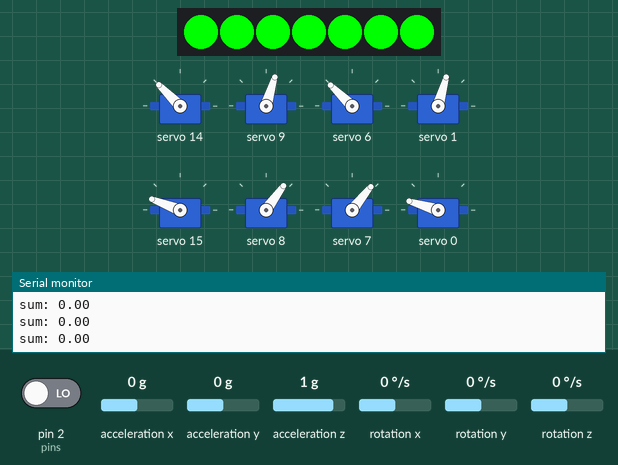
A sketch run on a simulated Arduino Uno, built with avr-gcc and run on an emulated ATmega328P. On the bench: 7 RGB LEDs in strip order, left to right, 8 × servo, the last lines printed to the serial monitor. The inputs (shaded band) are chosen by the test bench; at power-on: rotation y 0 °/s, pin 2 (pins) LOW, acceleration x 0 g, acceleration y 0 g, acceleration z 1 g, rotation x 0 °/s, rotation z 0 °/s. The sensor or clock chip raises its interrupt line as the real part does.

Above: at 2.2 s.
2.3 s: rotation y set to -2 °/s
At 4.1 s:
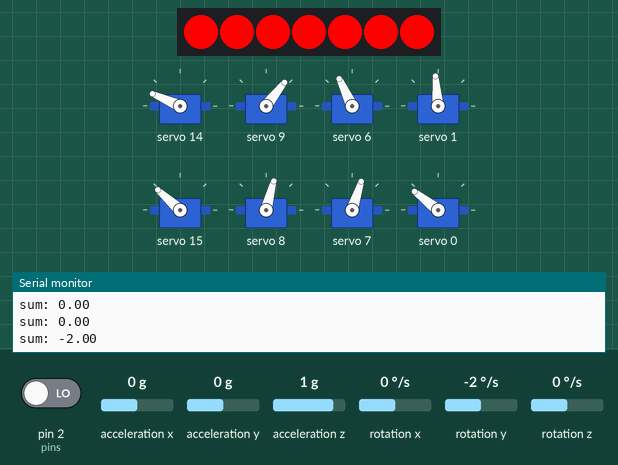
5.3 s: rotation y set to 0 °/s
At 7.5 s:
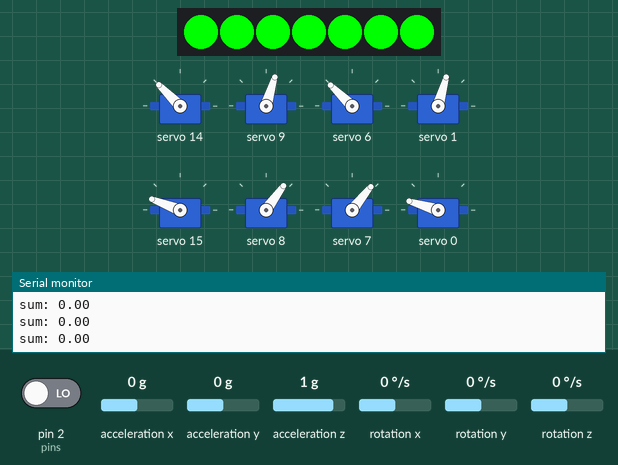
8.3 s: rotation y set to -192 °/s
At 11.7 s:
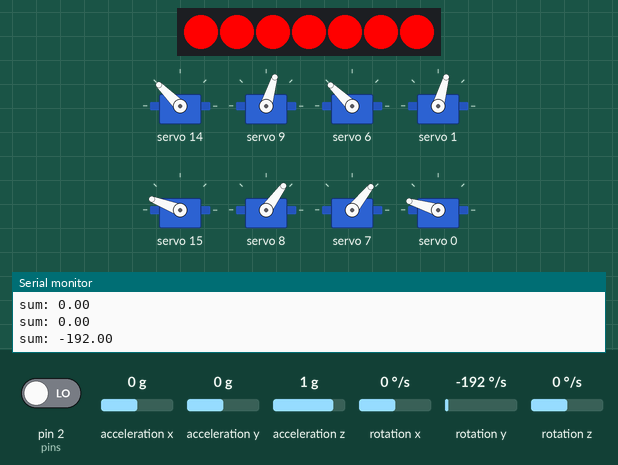
Timing chart, 0 to 17.2 s (numbered marks = the images above; inputs shaded):
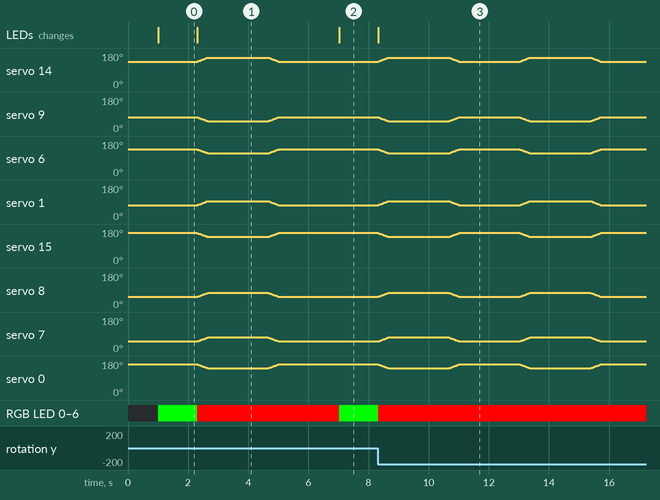

The sketch:

touch2.ino
```cpp
#include <Wire.h>
#include <Adafruit_PWMServoDriver.h>
#include <MPU6050_6Axis_MotionApps20.h>


#define SERVOMIN 180*4
#define SERVOMAX 620*4
#define PWM_RANGE 620*4-180*4
#define DOF 16
uint8_t devStatus;
#include <Adafruit_NeoPixel.h>
Adafruit_NeoPixel pixels_10 = Adafruit_NeoPixel(7, 10, NEO_GRB + NEO_KHZ800);

Adafruit_PWMServoDriver pwm=Adafruit_PWMServoDriver();
MPU6050 mpu;

  char balance[1][8]  = {
  30, 30,  30,  30, 30, 30, 30, 30,

 };


char cal[16]= {0,  0,  0,  0,  0,  0,  0,  0,  -2,  1,  0,  0, -3,  2, -3,  -8};

byte pins[] = {12, 11, 3, 4,
               13, 10, 5, 2,
               14, 9, 6, 1,
               15, 8, 7, 0
              };

int8_t rotationDirections[] = {1, -1, 1, 1,
                               1, -1, 1, -1,
                               1, -1, -1, 1,
                               -1, 1, 1, -1
                              };

int8_t middleShifts[] = {0, 15, 0, 0,
                         -45, -45, -45, -45,
                         45, 45, -45, -45,
                         -75, -75, -75, -75
                        };


int S2P(int angle,int i){
  float p=0.0;
  p = SERVOMIN + 880 + float(middleShifts[i] + cal[i]) * 7.04  * rotationDirections[i] + angle * 7.04 * rotationDirections[i];
  return int(p);
}


volatile bool mpuInterrupt = false;     // indicates whether MPU interrupt pin has gone high
void dmpDataReady() {
  mpuInterrupt = true;
}


void setup() {
  Serial.begin(57600);
  pwm.begin();
  pwm.setPWMFreq(240);


  mpu.initialize();
    do {
    devStatus = mpu.dmpInitialize();
    delay(500);
    mpu.setZAccelOffset(985);
    mpu.setXGyroOffset(39);
    mpu.setYGyroOffset(13);
    mpu.setZGyroOffset(-6);

    if (devStatus == 0) {
      mpu.setDMPEnabled(true);
      attachInterrupt(0, dmpDataReady, RISING);

    }

  } while (devStatus);
}


float AR=16384.0;
float GR=131.0;
int16_t ax=0,ay=0,az=0,gx=0,gy=0,gz=0;
float accx=0,accy=0,accz=0;
float sum=0;
float gxx,gyy;


void loop() {
  mpu.getMotion6(&ax,&ay,&az,&gx,&gy,&gz);

   gyy=gy/GR;
   Serial.print("sum: ");Serial.println(gyy);
   if(gyy<0){
     pixels_10.setBrightness(255);
  pixels_10.begin();
    for (int count = 0; count < 7; count++) {
      pixels_10.setPixelColor(count, pixels_10.Color(0xff, 0x00, 0x00));
  }
  pixels_10.show();
  for(int t=1;t<=30 ;t++){
    for( int j=0;j<=7;j++){
        pwm.setPWM(pins[8+j],0,S2P( t,8+j));}
               delay(5);}
  delay(2000);
   for(int t=30;t>=0 ;t--){
    for( int j=0;j<=7;j++){
        pwm.setPWM(pins[8+j],0,S2P( t,8+j));}
               delay(5);}
  delay(2000);
   }
   else{
     pixels_10.setBrightness(255);
  pixels_10.begin();
    for (int count = 0; count < 7; count++) {
      pixels_10.setPixelColor(count, pixels_10.Color(0x00, 0xff, 0x00));
  }
  pixels_10.show();

    for( int j=0;j<=7;j++){
        pwm.setPWM(pins[8+j],0,S2P( 0,8+j));}

      }


   }
```

Measured:
- the behaviour switches between 0 and -1 °/s on rotation y (found by bisection; images 0 and 1)
- after the input at 2.3 s, servo 14: rises from 135° to 156° in 0.32 s, then falls to 135° in 2.3 s; servo 1: rises from 74° to 95° in 0.32 s, then falls to 74° in 2.3 s
- after the input at 5.3 s, servo 14: stays 135° (without the input it goes to 137° after 1.7 s); servo 9: stays 73° (without the input it goes to 72° after 1.7 s)
